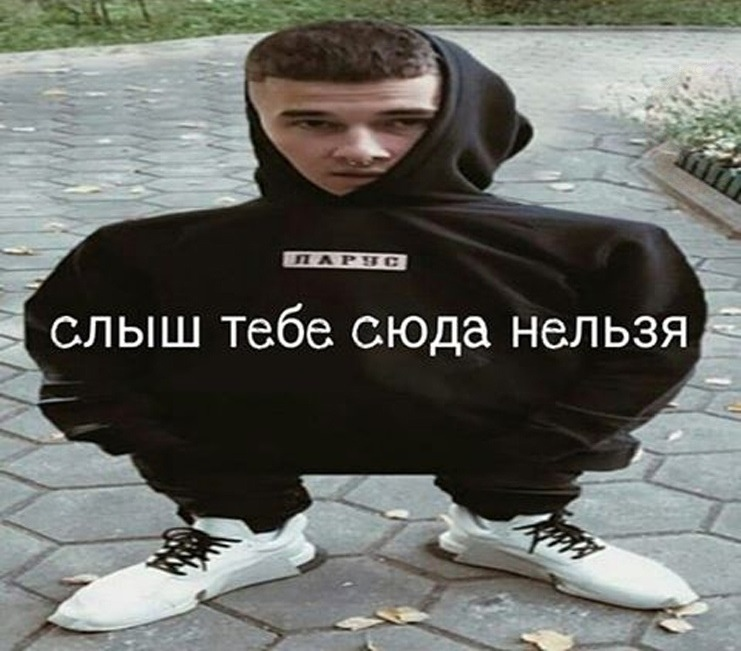
//> input picture UIR/FirstTryOpenCV/Поиск, обработка, преобр-я/Поиск - обработка/Свертка (создание рамки)/test1.jpg, 741 x 651 px, given in place of winnie.jpg, which was not available
$ ./Преобр-е_Хафа   (built with g++ and OpenCV 4)
//> lines starting //> are read from the running program, lines starting //| are printed output that depends on the picture; pictures that were not available may be replaced by others from this repository, and a replacement may not be noted
// Преобр-е Хафа.cpp : Этот файл содержит функцию "main". Здесь начинается и заканчивается выполнение программы.
//

//#include "pch.h"
#include <iostream>
#include <opencv/cv.h>
#include <opencv/highgui.h>
#include <stdlib.h>
#include <stdio.h>
#include <math.h>

void houghLine(IplImage* original, float accuracy = 0.1)
{
	assert(original != 0);

	IplImage * src = 0, *rgb = 0;
	IplImage * bin = 0;
	IplImage * phase = 0;

	src = cvCloneImage(original);

	// заведём цветную картинку
	rgb = cvCreateImage(cvGetSize(src), 8, 3);
	cvConvertImage(src, rgb, CV_GRAY2BGR);

	// бинарная картинка - для контуров
	bin = cvCreateImage(cvGetSize(src), IPL_DEPTH_8U, 1);
	cvCanny(src, bin, 50, 200);

	cvNamedWindow("bin", 1);
	cvShowImage("bin", bin);

	// максимальное расстояние от начала координат - это длина диагонали
	int RMax = cvRound(sqrt((double)(src->width * src->width + src->height * src->height)));

	// картинка для хранения фазового пространства Хафа (r, f)
	// 0 < r < RMax
	// 0 < f < 2*PI
	phase = cvCreateImage(cvSize(RMax, 180), IPL_DEPTH_16U, 1);
	cvZero(phase);

	int x = 0, y = 0, r = 0, f = 0;
	float theta = 0;

	// пробегаемся по пикселям изображения контуров
	for (y = 0; y < bin->height; y++) {
		uchar* ptr = (uchar*)(bin->imageData + y * bin->widthStep);
		for (x = 0; x < bin->width; x++) {
			if (ptr[x] > 0) { // это пиксель контура?
					// рассмотрим все возможные прямые, которые могут
					// проходить через эту точку
				for (f = 0; f < 180; f++) { //перебираем все возможные углы наклона
					short* ptrP = (short*)(phase->imageData + f * phase->widthStep);
					for (r = 0; r < RMax; r++) { // перебираем все возможные расстояния от начала координат
						theta = f * CV_PI / 180.0; // переводим градусы в радианы

						// Если решение уравнения достаточно хорошее (точность больше заданой)
						if (abs(((y)* sin(theta) + (x)* cos(theta)) - r) < accuracy) {
							ptrP[r]++; // увеличиваем счетчик для этой точки фазового пространства.
						}
					}
				}
			}
		}
	}

	cvNamedWindow("phase", 1);
	cvShowImage("phase", phase);

	// увеличим фазовую картинку
	IplImage* phaseImage = cvCreateImage(cvSize(phase->width * 3, phase->height * 3), IPL_DEPTH_16U, 1);
	cvResize(phase, phaseImage);

	cvNamedWindow("phaseImage", 1);
	cvShowImage("phaseImage", phaseImage);

	// Выбираем точку фазового пространства которая набрала наибольшее число попаданий
	unsigned int MaxPhaseValue = 0;
	float Theta = 0;
	int R = 0;
	for (f = 0; f < 180; f++) { //перебираем все возможные углы наклона
		short* ptrP = (short*)(phase->imageData + f * phase->widthStep);
		for (r = 0; r < RMax; r++) { // перебираем все возможные расстояния от начала координат
			if (ptrP[r] > MaxPhaseValue) {
				MaxPhaseValue = ptrP[r];
				Theta = f;
				R = r;
			}
		}
	}

#if 1
	printf("[M] %d\n", MaxPhaseValue);

	// нормировка
	float scaler = 0xFFFFFFFF / (float)MaxPhaseValue;
	for (y = 0; y < phaseImage->height; y++) {
		short* ptr = (short*)(phaseImage->imageData + y * phaseImage->widthStep);
		for (x = 0; x < phaseImage->width; x++) {
			ptr[x] *= scaler;
		}
	}
	cvNamedWindow("phaseImage2", 1);
	cvShowImage("phaseImage2", phaseImage);
#endif

	// Рисуем линию по точкам для  R, Teta которые получили в результате преобразования
	Theta = Theta * CV_PI / 180.0;
	for (y = 0; y < rgb->height; y++) {
		uchar* ptr = (uchar*)(rgb->imageData + y * rgb->widthStep);
		for (x = 0; x < rgb->width; x++) {
			if (cvRound(((y)* sin(Theta) + (x)* cos(Theta))) == R) {
				ptr[3 * x] = 0;
				ptr[3 * x + 1] = 0;
				ptr[3 * x + 2] = 255;
			}
		}
	}

	cvNamedWindow("line", 1);
	cvShowImage("line", rgb);

	// освобождаем ресурсы
	cvReleaseImage(&src);
	cvReleaseImage(&rgb);

	cvReleaseImage(&bin);
	cvReleaseImage(&phase);
	cvReleaseImage(&phaseImage);
}

int main(int argc, char* argv[])
{
	IplImage* original = 0;

	original = cvLoadImage("winnie.jpg", 0);
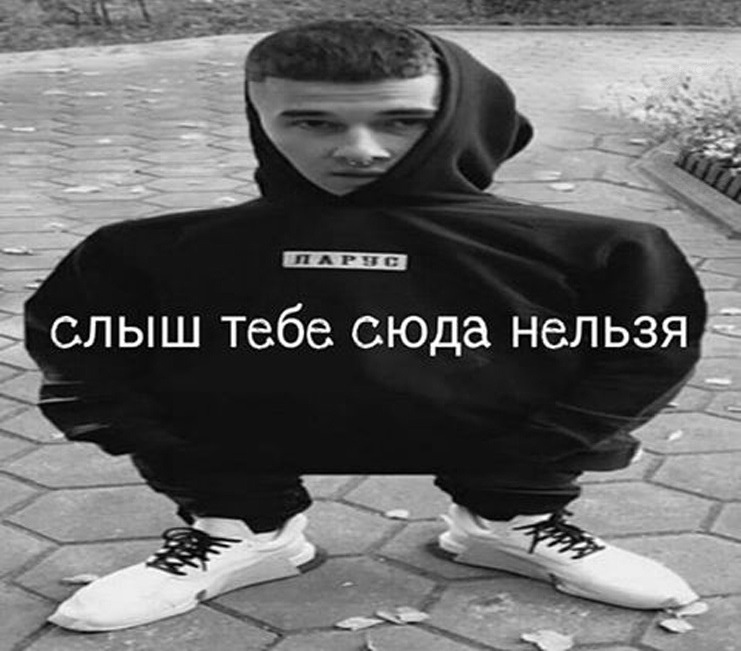
//> original: 651 rows x 741 cols, CV_8UC1; min 0, max 255, mean 103.5

	assert(original != 0);

	// покажем изображения
	cvNamedWindow("original", 1);
	cvShowImage("original", original);

	houghLine(original);
//> in houghLine, `cvCanny(src, bin, 50, 200);`:
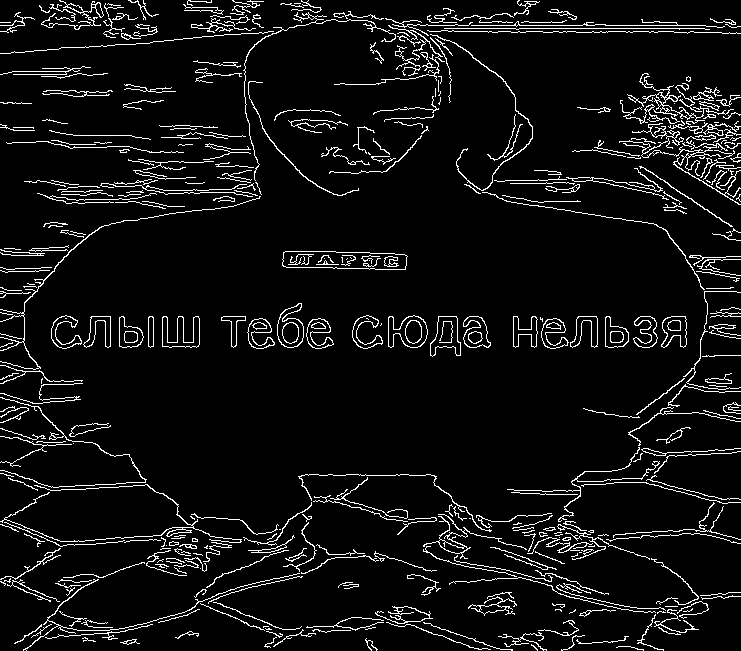
//> bin: 651 rows x 741 cols, CV_8UC1; 6.6% white in thin lines or dots
//> after the loop in houghLine, `for (y = 0; y < bin->height; y++)`:
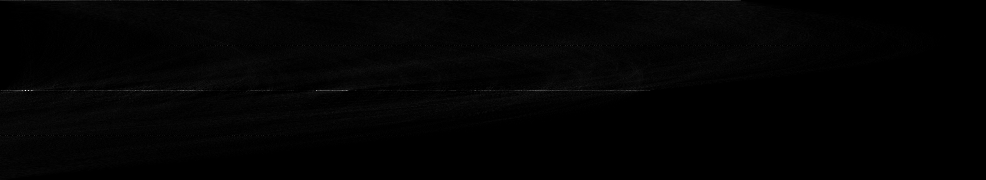
//> phase: 180 rows x 986 cols, CV_16UC1; min 0, max 387, mean 5; drawn with min black and max white
//> after the loop in houghLine, `for (y = 0; y < bin->height; y++)`: theta = 3.12
//> after the loop in houghLine, `for (f = 0; f < 180; f++)`: MaxPhaseValue = 387; Theta = 90; R = 25
//| [M] 387
//> in houghLine, `float scaler = 0xFFFFFFFF / (float)MaxPhaseValue;`: scaler = 11098107
//> after the loop in houghLine, `for (y = 0; y < phaseImage->height; y++)`:
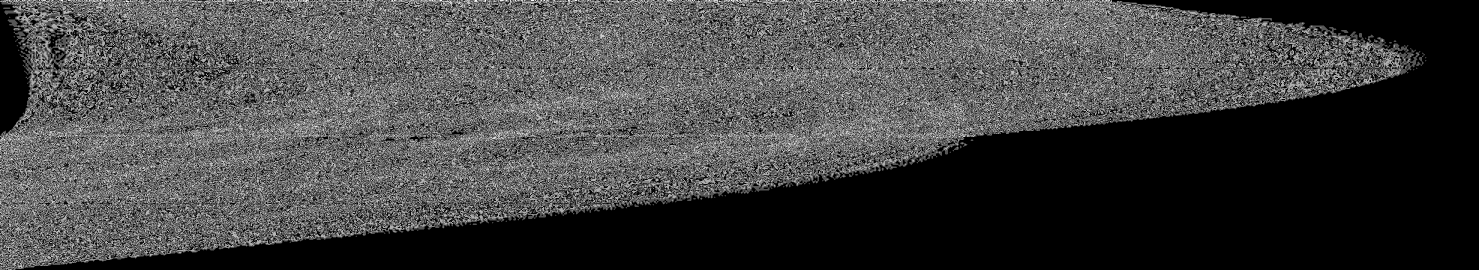
//> phaseImage: 540 rows x 2958 cols, CV_16UC1 (shown at 1/2 size); min 0, max 65376, mean 17035.5; drawn with min black and max white
//> in houghLine, `Theta = Theta * CV_PI / 180.0;`: Theta = 1.57
//> after the loop in houghLine, `for (y = 0; y < rgb->height; y++)`:
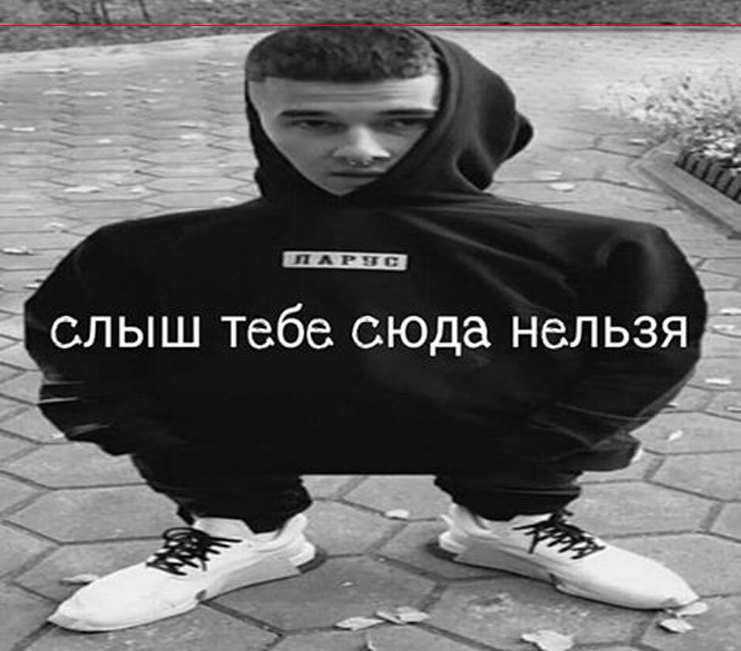
//> rgb: 651 rows x 741 cols, CV_8UC3; mean B, G, R 103.3, 103.3, 103.7

	cvWaitKey(0);

	cvReleaseImage(&original);

	// удаляем окна
	cvDestroyAllWindows();
	return 0;
}
// Запуск программы: CTRL+F5 или меню "Отладка" > "Запуск без отладки"
// Отладка программы: F5 или меню "Отладка" > "Запустить отладку"

// Советы по началу работы
//   1. В окне обозревателя решений можно добавлять файлы и управлять ими.
//   2. В окне Team Explorer можно подключиться к системе управления версиями.
//   3. В окне "Выходные данные" можно просматривать выходные данные сборки и другие сообщения.
//   4. В окне "Список ошибок" можно просматривать ошибки.
//   5. Последовательно выберите пункты меню "Проект" > "Добавить новый элемент", чтобы создать файлы кода, или "Проект" > "Добавить существующий элемент", чтобы добавить в проект существующие файлы кода.
//   6. Чтобы снова открыть этот проект позже, выберите пункты меню "Файл" > "Открыть" > "Проект" и выберите SLN-файл.
